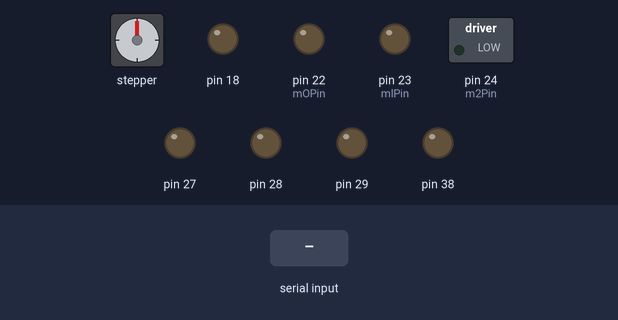
This sketch was run on a simulated Arduino Mega 2560, built with avr-gcc and run on an emulated ATmega2560. On the bench: stepper motor, switched loads named in the sketch (green lamp = pin HIGH), output pins drawn as LEDs (lit = HIGH). Wiring (inferred from the names in the program): stepper motor driver (200 steps per turn assumed): step pin 26; direction pin 25. The test bench sets the inputs (shaded band). Pins used as bus, display or sensor lines are not drawn; what the sketch prints to the serial monitor is not drawn.

Above: at 0.9 s.
1.0 s: "1" received over Serial
At 1.15 s:
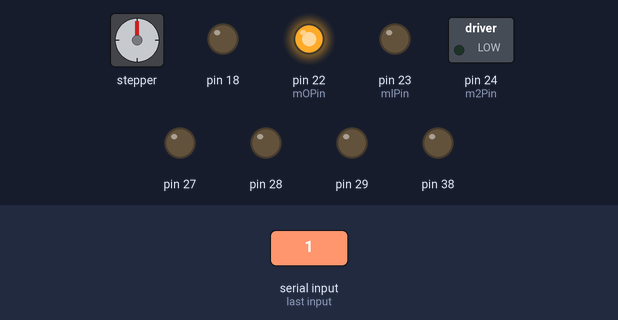
At 1.75 s:
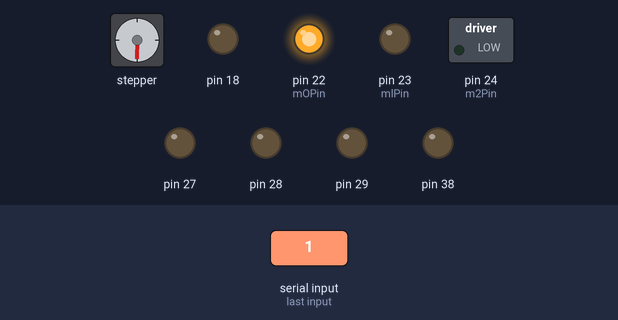
Timing chart, 0 to 65.5 s (numbered marks = the images above; inputs shaded):
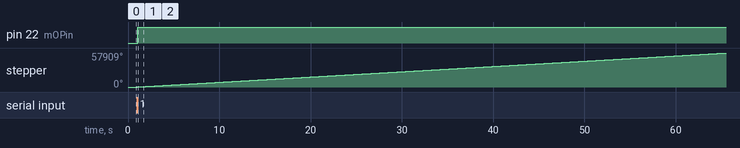

The sketch:

test_stepper.ino
```cpp
#include <Streaming.h>

int serialAv;

//Stepper motor pins
const int dirPin = 25;
const int steppin = 26;
const int mOPin = 22;
const int mlPin = 23;
const int m2Pin = 24;

// uint8_t stepSize AndDir = B00000000; //00000001 is m0, 00000010 is ml, 00000100 is m2, 00001000 is dir.
unsigned int stepPulseWidth = 1000; //in milliseconds

void setup() {
  DDRD = B11111000; //direction register for Port A (some range of arduino digital pins); 0 = input, 1 = output... faster
  //sets PAO PA4 (step, dir, m0, ml, m2) to Outputs
  DDRA = B11111111;
  PORTA = B00000000;

  //&= is for setting 0
  // is for setting 1

  // digitalWrite(26, LOW);

  Serial.begin(250000);
  Serial.println("hi");

  while ((serialAv = Serial.available()) == 0) { }
}

void loop() {

  // if (Serial.available() != serialAv) {
  //   return;
  // }

  uint8_t encodval = 11;

  //STEPPER MOTOR ******
  PORTA &= B11111000;
  // switch (encodval) { //SETS STEP SIZE
  //   case 6: //NOSTEP THOUGH
  //     return; // and exits the switch
  //     break;
  //   case 5:
  //   case 7:
  //     PORTA |= B00000101;
  //     break;
  //   case 4:
  //   case 8:
  //     PORTA |= B00000100;
  //     break;
  //   case 3:
  //   case 9:
  //     PORTA |= B00000011;
  //     break;
  //   case 2:
  //   case 10:
  //     PORTA |= B00000010;
  //     break;
  //   case 1:
  //   case 11:
  //     PORTA |= B00000001;
  //     break;
  //   case 0:
  //   case 12:
  //     PORTA |= B00000001;
  //     break;
  // }
  PORTA |= B00000001;

  //SETS DIRECTION
  if (encodval > 6){
    PORTA |= B00001000;
  }else{
    PORTA &= B11110111;
  }

  // Set the step pin high
  PORTA |= B00010000;
  delayMicroseconds(stepPulseWidth);
  PORTA &= B11101111;
  delayMicroseconds(stepPulseWidth);
}
```

Measured:
- after the input at 1.0 s, pin 22 (mOPin): LOW → HIGH at once; stepper: keeps turning clockwise at about 898°/s, starting at once
